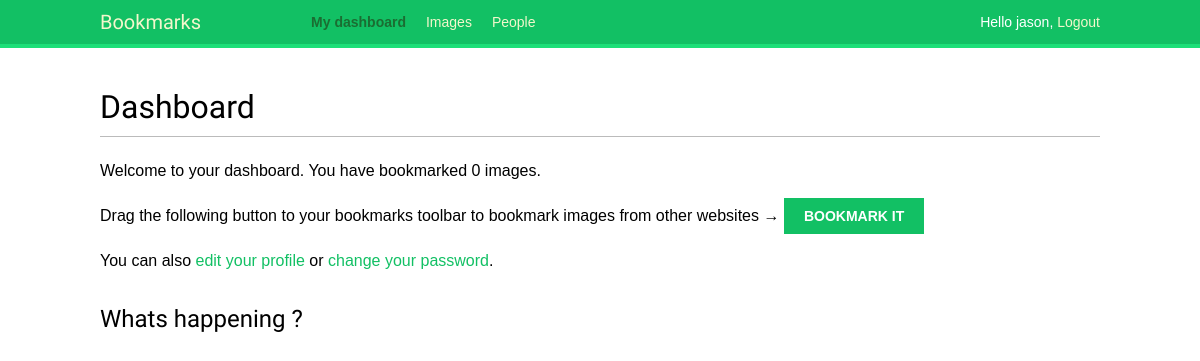
Before: /account/ (signed in) with the older database file.
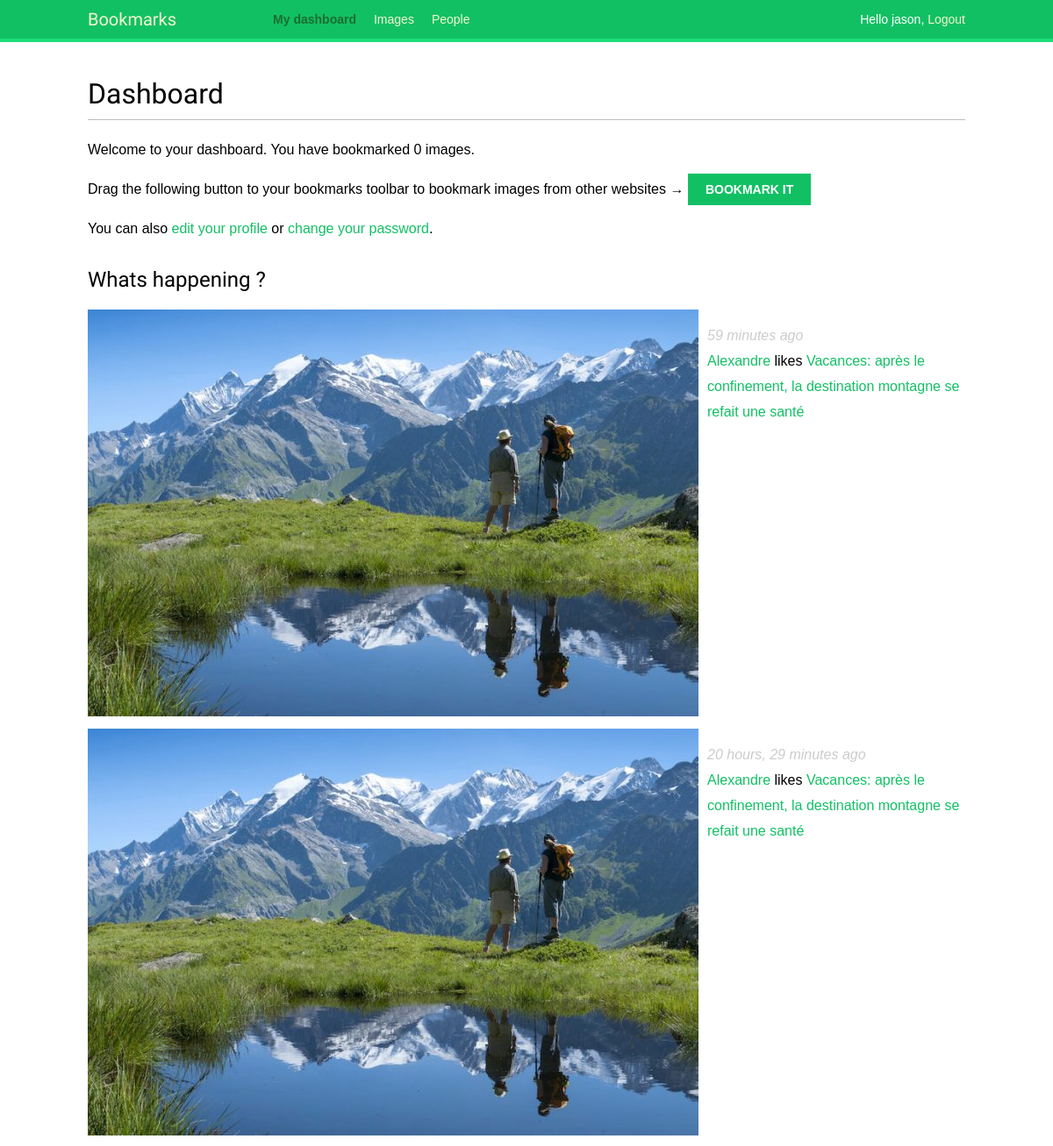
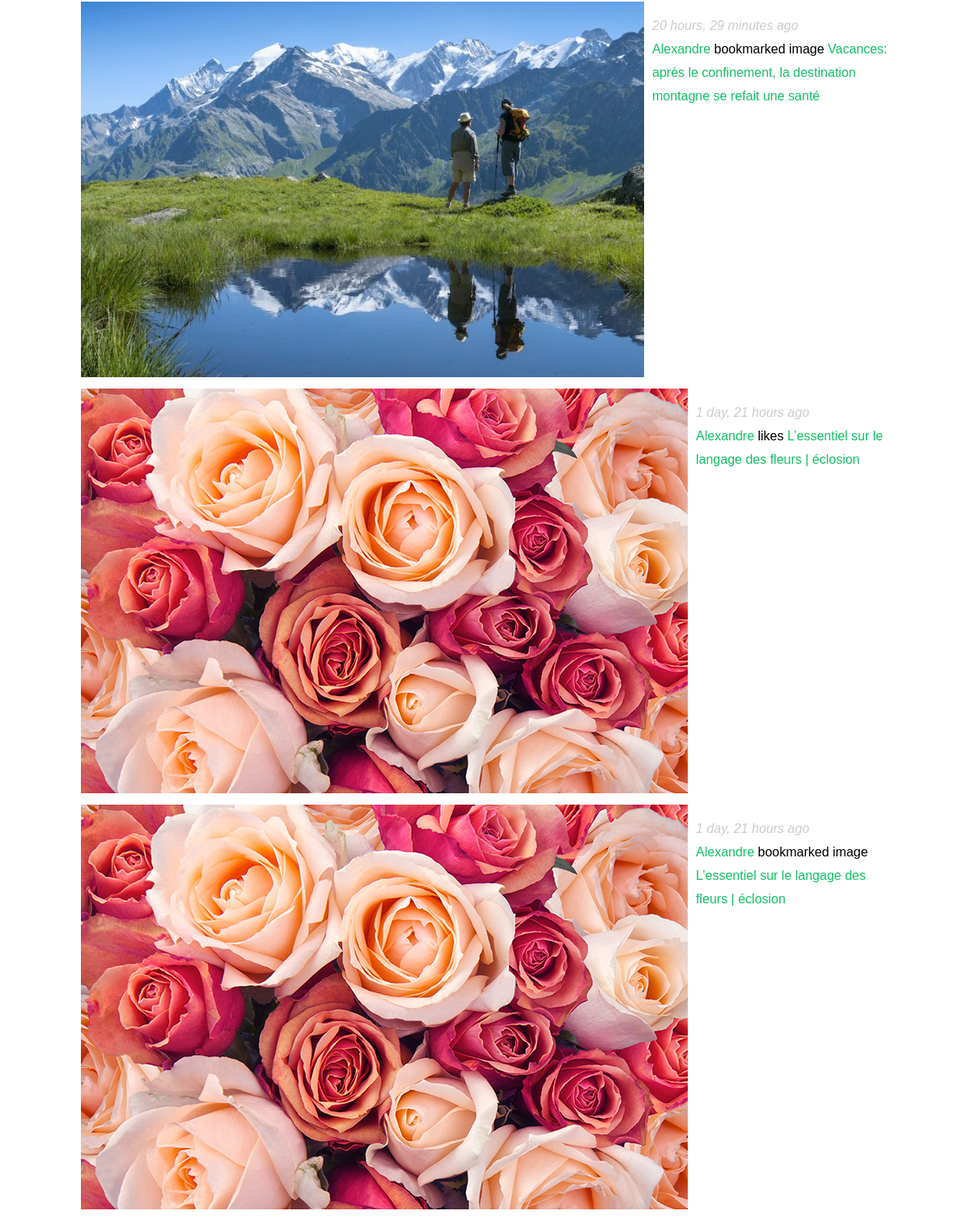
After: the same page with the newer database file (2 pictures, top to bottom).
### actions/models.py (models this page shows)
class Action(models.Model):
    user = models.ForeignKey(User, on_delete=models.CASCADE, db_index=True)
    verb = models.CharField(max_length=255)
    target_ct = models.ForeignKey(ContentType, on_delete=models.CASCADE, blank=True, null=True, related_name='target_obj')
    target_id = models.PositiveIntegerField(null=True, blank=True, db_index=True)
    target = GenericForeignKey('target_ct', 'target_id')
    created = models.DateTimeField(auto_now_add=True, db_index=True)
    class Meta:
        ordering = ('-created',)

### images/models.py (models this page shows, shortened)
class Image(models.Model):
    user = models.ForeignKey(settings.AUTH_USER_MODEL,
                             related_name='images_created',
                             on_delete=models.CASCADE)
    title = models.CharField(max_length=200)
    slug = models.SlugField(max_length=200,
                            blank=True)
    url = models.URLField()
    image = models.ImageField(upload_to='images/%Y/%m/%d/')
    description = models.TextField(blank=True)
    created = models.DateField(auto_now_add=True,
                               db_index=True)
    users_like = models.ManyToManyField(settings.AUTH_USER_MODEL,
                                        related_name='images_liked',
                                        blank=True)
    total_likes = models.PositiveIntegerField(db_index=True,
                                              default=0)
    def __str__(self):
        return self.title
    def get_absolute_url(self):
            return reverse('images:detail', args=[self.id, self.slug])

### account/views.py (the view)
# urls.py: path('', views.dashboard, name='dashboard'),
@login_required
def dashboard(request):
    actions = Action.objects.exclude(user=request.user)
    following_ids = request.user.following.values_list('id', flat=True)
    if following_ids:
        actions = actions.filter(user_id__in=following_ids)\
            .select_related('user', 'user__profile')\
            .prefetch_related('target')
    actions = actions[:10]
    return render(request,
                  'account/dashboard.html',
                  {'section': 'dashboard',
                   'actions': actions})

### account/templates/account/dashboard.html (shortened to what this page needs)
{% extends "base.html" %}
{% block content %}
    <h1>Dashboard</h1>
    {% with total_images_created=request.user.images_created.count %}
        <p>Welcome to your dashboard. You have bookmarked {{ total_images_created }} image{{ total_images_created|pluralize }}.</p>
    {% endwith %}
    <p>Drag the following button to your bookmarks toolbar to bookmark images from other websites → <a href="javascript:{% include "bookmarklet_launcher.js" %}" class="button">Bookmark it</a><p>
    <p>You can also <a href="{% url "edit" %}">edit your profile</a> or <a href="{% url "password_change" %}">change your password</a>.<p>
    <h2>Whats happening ?</h2>
    <div id="action-list">
        {%  for action in actions %}
            {%  include "actions/action/detail.html" %}
        {%  endfor  %}
    </div>
{% endblock %}

### account/templates/base.html (shortened to what this page needs)
{% load static %}
<!DOCTYPE html>
<html>
<head>
  <link href="{% static "css/base.css" %}" rel="stylesheet">
</head>
<body>
  <div id="header">
    <span class="logo">Bookmarks</span>
    {% if request.user.is_authenticated %}
      <ul class="menu">
        <li {% if section == "dashboard" %}class="selected"{% endif %}>
          <a href="{% url "dashboard" %}">My dashboard</a>
        </li>
        <li {% if section == "images" %}class="selected"{% endif %}>
          <a href="{% url "images:list" %}">Images</a>
        </li>
        <li {% if section == "people" %}class="selected"{% endif %}>
          <a href="{% url 'user_list' %}">People</a>
        </li>
      </ul>
    {% endif %}
    <span class="user">
      {% if request.user.is_authenticated %}
        Hello {{ request.user.first_name }},
        <a href="{% url "logout" %}">Logout</a>
      {% else %}
        <a href="{% url "login" %}">Log-in</a>
      {% endif %}
    </span>
  </div>
  <div id="content">
    {% block content %}
    {% endblock %}
  </div>
</body>
</html>

### images/templates/bookmarklet_launcher.js
(function(){
    if (window.myBookmarklet !== undefined){
        myBookmarklet();
    }
    else {
        document.body.appendChild(document.createElement('script')).src='http://127.0.0.1:8000/static/js/bookmarklet.js?r='+Math.floor(Math.random()*99999999999999999999);
    }
})();

### actions/templates/actions/action/detail.html (shortened to what this page needs)
{% load thumbnail %}
{% with user=action.user profile=action.user.profile %}
    <div class="action">
        <div class="images">
            {% if action.target %}
                {% with target=action.target %}
                    {% if target.image %}
                        {% thumbnail target.image "80x80" crop="100%" as im %}
                            <a href="{{ target.get_absolute_url }}">
                                <img class="item-img" src="{{ im.url }}">
                            </a>
                        {% endthumbnail %}
                    {% endif %}
                {% endwith %}
            {% endif %}
        </div>
        <div class="info">
            <p>
                <span class="date">{{ action.created|timesince }} ago</span>
                <br/>
                <a href="{{ user.get_absolute_url }}">
                    {{ user.first_name }}
                </a>
                {{ action.verb }}
                {% if action.target %}
                    {% with target=action.target %}
                        <a href="{{ target.get_absolute_url }}">{{ target }}</a>
                    {% endwith %}
                {% endif %}
            </p>
        </div>
    </div>
{% endwith %}

### account/static/css/base.css (style rules this page uses)
body { margin:0; padding:0; font-family:helvetica, sans-serif; }
p { line-height: 1.8; }
a { color:#12c064; text-decoration:none; }
h1, h2, h3, h4, h5 , h6 { font-family: 'Muli', sans-serif; font-weight:normal; }
h1 { border-bottom:1px solid #bbb; padding:0 0 10px 0; margin:10px 0 20px 0; }
h2 { margin:30px 0 20px; }
#header { padding:10px 100px; font-size:14px; background:#12c064; color:#fff; border-bottom:4px solid #1cdf78; overflow:auto; }
#header .logo { font-family: 'Muli', sans-serif; float:left; color:#f3f7cc; font-size:20px; margin-right:10%; }
#header ul.menu { list-style:none; float:left; margin:0; padding:0; }
#header ul.menu li { float:left; padding:4px 10px; }
#header ul.menu li.selected a, #header ul.menu li.selected a:hover { color:#1b6d32; font-weight:bold; }
#header a { color:#f3f7cc; }
#header .user { float:right; padding-top:4px; }
#content { padding:30px 100px; }
input[type=submit], a.button { font-weight:bold; background:#12c064; color:#fff; padding:10px 20px; font-size:14px; text-transform:uppercase; }
.action { clear:both; overflow:auto; }
.action .images { float:left; margin:0 10px 10px 0; }
.action .date { font-style:italic; color:#ccc; }

Changed rows visible on the page:
added Action: target_id 4 (drawn), created "59 minutes", user.first_name "Alexandre", verb "likes", target "Vacances: après le confinement, la destination montagne se refait une santé"
added Action: target_id 4 (drawn), created "20 hours, 29 minutes", user.first_name "Alexandre", verb "likes", target "Vacances: après le confinement, la destination montagne se refait une santé"
added Action: target_id 4 (drawn), created "20 hours, 29 minutes", user.first_name "Alexandre", verb "bookmarked image", target "Vacances: après le confinement, la destination montagne se refait une santé"
added Action: target_id 3 (drawn), created "1 day, 21 hours", user.first_name "Alexandre", verb "likes", target "L’essentiel sur le langage des fleurs | éclosion"
added Action: target_id 3 (drawn), created "1 day, 21 hours", user.first_name "Alexandre", verb "bookmarked image", target "L’essentiel sur le langage des fleurs | éclosion"
